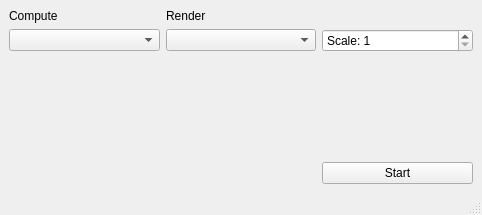
<?xml version="1.0" encoding="UTF-8"?>
<ui version="4.0">
 <class>launcher_wind</class>
 <widget class="QMainWindow" name="launcher_wind">
  <property name="geometry">
   <rect>
    <x>0</x>
    <y>0</y>
    <width>482</width>
    <height>215</height>
   </rect>
  </property>
  <property name="windowTitle">
   <string>nfzoom launcher</string>
  </property>
  <widget class="QWidget" name="centralwidget">
   <layout class="QGridLayout" name="gridLayout">
    <item row="2" column="1">
     <spacer name="verticalSpacer_2">
      <property name="orientation">
       <enum>Qt::Vertical</enum>
      </property>
      <property name="sizeHint" stdset="0">
       <size>
        <width>20</width>
        <height>40</height>
       </size>
      </property>
     </spacer>
    </item>
    <item row="1" column="1">
     <widget class="QComboBox" name="cb_render"/>
    </item>
    <item row="1" column="0">
     <widget class="QComboBox" name="cb_compute"/>
    </item>
    <item row="0" column="0">
     <widget class="QLabel" name="label">
      <property name="text">
       <string>Compute</string>
      </property>
     </widget>
    </item>
    <item row="2" column="0">
     <spacer name="verticalSpacer">
      <property name="orientation">
       <enum>Qt::Vertical</enum>
      </property>
      <property name="sizeHint" stdset="0">
       <size>
        <width>20</width>
        <height>40</height>
       </size>
      </property>
     </spacer>
    </item>
    <item row="0" column="1">
     <widget class="QLabel" name="label_2">
      <property name="text">
       <string>Render</string>
      </property>
     </widget>
    </item>
    <item row="1" column="2">
     <widget class="QSpinBox" name="sb_scale">
      <property name="prefix">
       <string>Scale: </string>
      </property>
      <property name="minimum">
       <number>1</number>
      </property>
     </widget>
    </item>
    <item row="3" column="2">
     <widget class="QPushButton" name="pb_start">
      <property name="text">
       <string>Start</string>
      </property>
     </widget>
    </item>
   </layout>
  </widget>
  <widget class="QMenuBar" name="menubar">
   <property name="geometry">
    <rect>
     <x>0</x>
     <y>0</y>
     <width>482</width>
     <height>22</height>
    </rect>
   </property>
  </widget>
  <widget class="QStatusBar" name="statusbar"/>
 </widget>
 <resources/>
 <connections/>
</ui>
